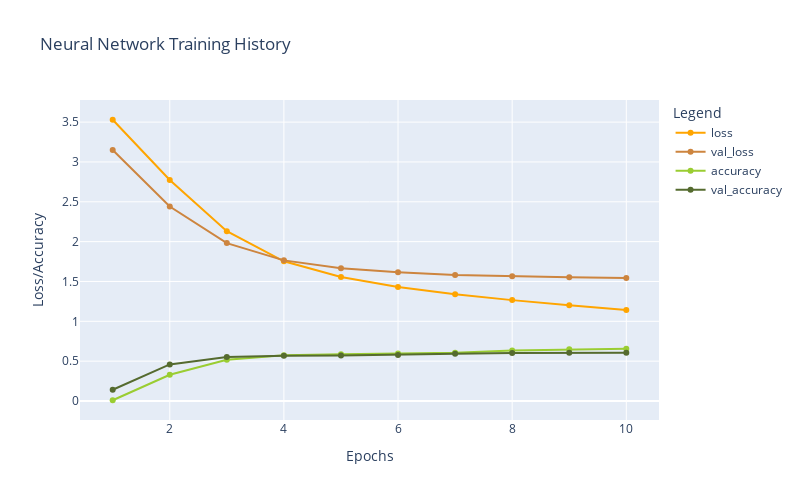

Notebook cell for this chart:
### Code cell
plot_history(historyC)

### Figure 1 — Plotly figure (JSON) as saved in the notebook; plotly's stock layout.template omitted (floating-point values rounded to 4 significant figures)
{"data": [{"hovertemplate": "Legend=loss<br>Epochs=%{x}<br>Loss/Accuracy=%{y}<extra></extra>", "legendgroup": "loss", "line": {"color": "orange", "dash": "solid"}, "marker": {"symbol": "circle"}, "mode": "lines+markers", "name": "loss", "orientation": "v", "showlegend": true, "type": "scatter", "x": [1, 2, 3, 4, 5, 6, 7, 8, 9, 10], "xaxis": "x", "y": [3.53, 2.773, 2.131, 1.753, 1.556, 1.431, 1.34, 1.266, 1.202, 1.141], "yaxis": "y"}, {"hovertemplate": "Legend=val_loss<br>Epochs=%{x}<br>Loss/Accuracy=%{y}<extra></extra>", "legendgroup": "val_loss", "line": {"color": "peru", "dash": "solid"}, "marker": {"symbol": "circle"}, "mode": "lines+markers", "name": "val_loss", "orientation": "v", "showlegend": true, "type": "scatter", "x": [1, 2, 3, 4, 5, 6, 7, 8, 9, 10], "xaxis": "x", "y": [3.15, 2.44, 1.981, 1.765, 1.666, 1.617, 1.58, 1.564, 1.553, 1.543], "yaxis": "y"}, {"hovertemplate": "Legend=accuracy<br>Epochs=%{x}<br>Loss/Accuracy=%{y}<extra></extra>", "legendgroup": "accuracy", "line": {"color": "yellowgreen", "dash": "solid"}, "marker": {"symbol": "circle"}, "mode": "lines+markers", "name": "accuracy", "orientation": "v", "showlegend": true, "type": "scatter", "x": [1, 2, 3, 4, 5, 6, 7, 8, 9, 10], "xaxis": "x", "y": [0.009352, 0.3293, 0.5175, 0.5753, 0.5881, 0.5957, 0.606, 0.6343, 0.6484, 0.6562], "yaxis": "y"}, {"hovertemplate": "Legend=val_accuracy<br>Epochs=%{x}<br>Loss/Accuracy=%{y}<extra></extra>", "legendgroup": "val_accuracy", "line": {"color": "darkolivegreen", "dash": "solid"}, "marker": {"symbol": "circle"}, "mode": "lines+markers", "name": "val_accuracy", "orientation": "v", "showlegend": true, "type": "scatter", "x": [1, 2, 3, 4, 5, 6, 7, 8, 9, 10], "xaxis": "x", "y": [0.1407, 0.4586, 0.5521, 0.5686, 0.5699, 0.5766, 0.5917, 0.6015, 0.606, 0.6069], "yaxis": "y"}], "layout": {"height": 500, "legend": {"title": {"text": "Legend"}, "tracegroupgap": 0}, "title": {"text": "Neural Network Training History"}, "width": 800, "xaxis": {"anchor": "y", "domain": [0, 1], "title": {"text": "Epochs"}}, "yaxis": {"anchor": "x", "domain": [0, 1], "title": {"text": "Loss/Accuracy"}}}}
